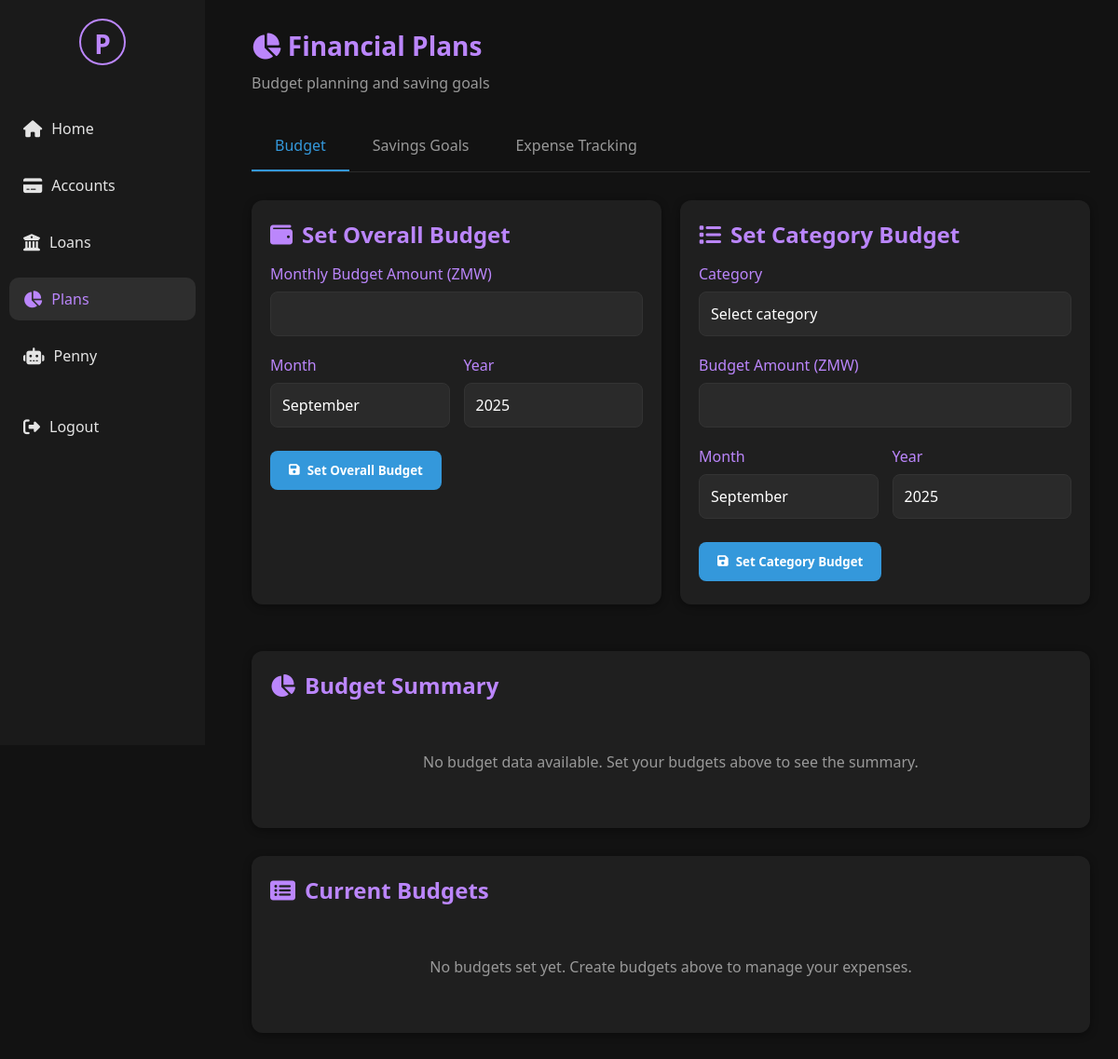
Page /plans (signed in) on the earlier database version.
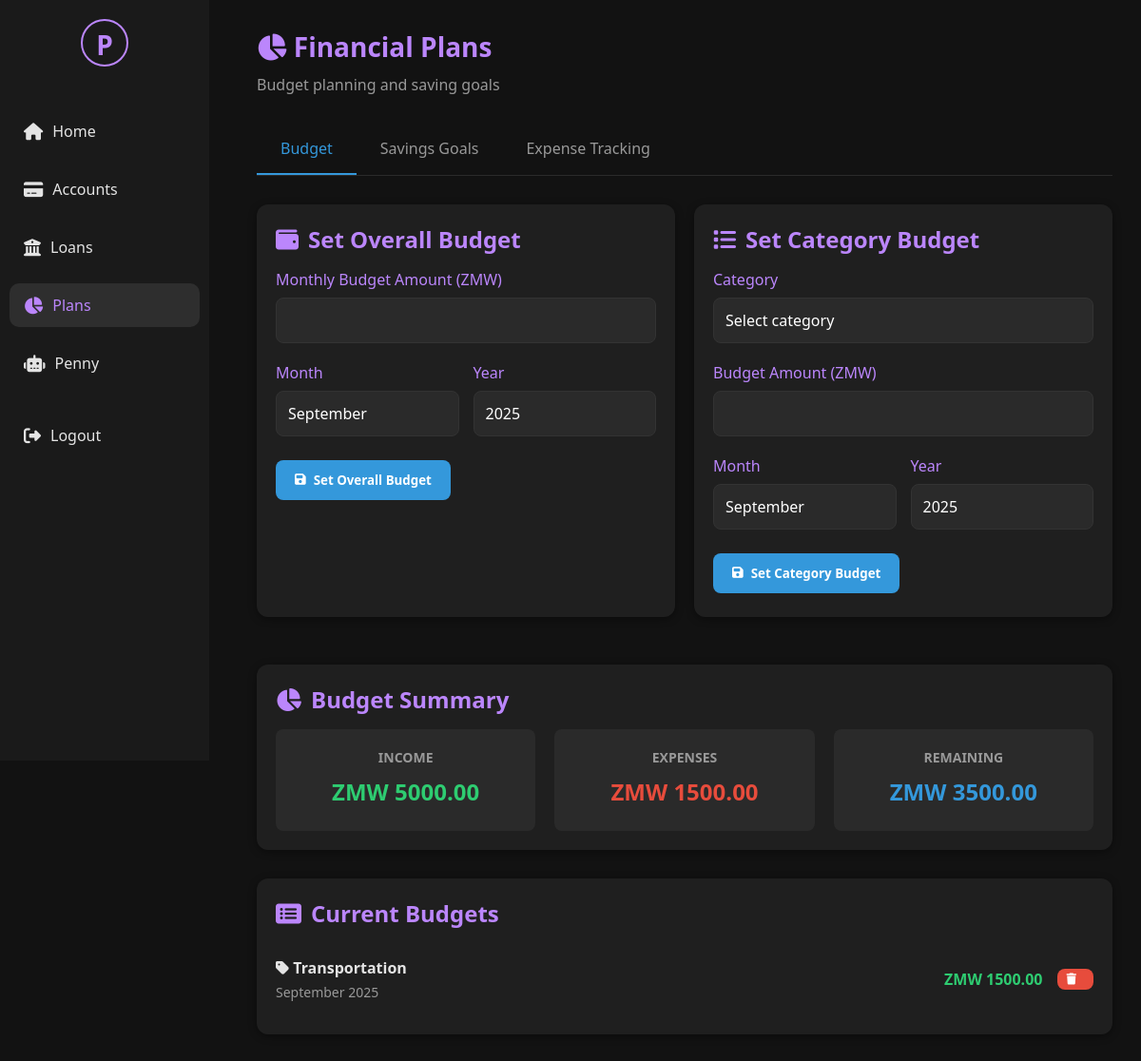
Same page on the later database version.
### tables this page shows
CREATE TABLE overall_budget (
                id INTEGER PRIMARY KEY AUTOINCREMENT,
                user_id TEXT,
                total_amount REAL,
                month TEXT,
                year INTEGER,
                created_at TEXT
            );

CREATE TABLE budget (
                id INTEGER PRIMARY KEY AUTOINCREMENT,
                user_id TEXT,
                category TEXT,
                amount REAL,
                month TEXT,
                year INTEGER,
                created_at TEXT
            );

### GUI/web_app.py (the view)
@app.route('/plans')
@login_required
def plans():
    user_id = session.get('user_id')
    print(f"🔍 Starting plans page for user {user_id}")
    try:
        print("🔍 Getting current date...")
        current_month = datetime.now().strftime("%B")
        current_year = datetime.now().year
        print(f"✅ Current date: {current_month} {current_year}")
        print("🔍 Initializing BudgetPlanner...")
        start_time = time.time()
        budget_planner = BudgetPlanner()
        print(f"✅ BudgetPlanner initialized in {time.time() - start_time:.2f}s")
        print("🔍 Initializing SavingsGoals...")
        start_time = time.time()
        savings = SavingsGoals(user_id)
        print(f"✅ SavingsGoals initialized in {time.time() - start_time:.2f}s")
        print("🔍 Getting budgets...")
        start_time = time.time()
        budgets = budget_planner.get_budgets(user_id, current_month, current_year)
        print(f"✅ Budgets retrieved in {time.time() - start_time:.2f}s: {len(budgets)} items")
        print("🔍 Getting budget summary...")
        start_time = time.time()
        budget_summary = budget_planner.get_budget_summary(user_id, current_month, current_year)
        print(f"✅ Budget summary retrieved in {time.time() - start_time:.2f}s")
        print("🔍 Getting savings goals...")
        start_time = time.time()
        savings_goals = savings.get_goals()
        print(f"✅ Savings goals retrieved in {time.time() - start_time:.2f}s: {len(savings_goals)} goals")
    except Exception as e:
        print(f"❌ Error in plans route: {e}")
        import traceback
        traceback.print_exc()
        budgets = []
        budget_summary = None
        savings_goals = []
        flash('Error loading plans. Please try again.')
    print("🔍 Rendering plans template...")
    return render_template('plans.html',
                         current_user={'username': session.get('full_name', session.get('username', 'User'))},
                         budgets=budgets,
                         budget_summary=budget_summary,
                         savings_goals=savings_goals,
                         current_month=current_month,
                         current_year=current_year)

### GUI/web_app.py (called while the page is built)
@app.teardown_appcontext
def teardown_db(exception):
    close_db_connection()

def login_required(f):
    @wraps(f)
    def decorated_function(*args, **kwargs):
        if 'user_id' not in session:
            flash('Please log in to access this page.')
            return redirect(url_for('login'))
        return f(*args, **kwargs)
    return decorated_function

### database/db.py (called while the page is built)
def get_connection(db_path=None):
    if db_path is None:
        db_path = DB_PATH
    return sqlite3.connect(db_path)

### database/db_helper.py (called while the page is built)
def get_db_connection():
    db_path = os.path.join(os.path.dirname(os.path.dirname(__file__)), 'database', 'penny.db')
    for attempt in range(3):
        try:
            conn = sqlite3.connect(db_path, timeout=20.0)  # 20 second timeout
            conn.row_factory = sqlite3.Row
            conn.execute('PRAGMA journal_mode=WAL')
            return conn
        except sqlite3.OperationalError as e:
            if "database is locked" in str(e) and attempt < 2:
                print(f"Database locked, retrying... (attempt {attempt + 1})")
                time.sleep(0.5 * (attempt + 1))  # Exponential backoff
                continue
            else:
                raise

### GUI/templates/plans.html (shortened to what the changed rows need)
{% extends "base.html" %}
{% block content %}
<div class="welcome-section">
    <h1><i class="fas fa-chart-pie"></i> Financial Plans</h1>
</div>
<div class="tab-content active" id="budget-tab">
    <div class="forms-grid">
        <div class="card">
            <h2><i class="fas fa-wallet"></i> Set Overall Budget</h2>
        </div>
        <div class="card">
            <h2><i class="fas fa-list"></i> Set Category Budget</h2>
        </div>
    </div>
    <div class="card summary-card">
        <h2><i class="fas fa-chart-pie"></i> Budget Summary</h2>
        {% if budget_summary %}
        <div class="summary-grid">
            <div class="summary-item income">
                <h3>Income</h3>
                <div class="amount">ZMW {{ "%.2f"|format(budget_summary.total_budget) if budget_summary.total_budget else "0.00" }}</div>
            </div>
            <div class="summary-item expense">
                <h3>Expenses</h3>
                <div class="amount">ZMW {{ "%.2f"|format(budget_summary.total_spent) if budget_summary.total_spent else "0.00" }}</div>
            </div>
            <div class="summary-item remaining">
                <h3>Remaining</h3>
                <div class="amount">ZMW {{ "%.2f"|format(budget_summary.remaining) if budget_summary.remaining else "0.00" }}</div>
            </div>
        </div>
        {% else %}
        <div class="empty-state">
            <p>No budget data available. Set your budgets above to see the summary.</p>
        </div>
        {% endif %}
    </div>
    <div class="card">
        <h2><i class="fas fa-list-alt"></i> Current Budgets</h2>
        {% if budgets %}
        <div class="budgets-list">
            {% for budget in budgets %}
            <div class="budget-item {% if budget.category == 'Overall' or budget.category == 'overall' %}overall-budget{% endif %}">
                <div class="budget-info">
                    <div class="budget-name">
                        {% if budget.category == 'Overall' or budget.category == 'overall' %}
                        <i class="fas fa-wallet"></i> Overall Budget
                        {% else %}
                        <i class="fas fa-tag"></i> {{ budget.category }}
                        {% endif %}
                    </div>
                    <div class="budget-date">{{ budget.month }} {{ budget.year }}</div>
                </div>
                <div class="budget-actions">
                    <div class="budget-amount">ZMW {{ "%.2f"|format(budget.amount) }}</div>
                    <form method="POST" action="{{ url_for('delete_budget') }}" class="delete-form">
                        <button type="submit" class="btn btn-danger btn-sm" onclick="return confirm('Are you sure you want to delete this budget?')">
                            <i class="fas fa-trash"></i>
                        </button>
                    </form>
                </div>
            </div>
            {% endfor %}
        </div>
        {% else %}
        <div class="empty-state">
            <p>No budgets set yet. Create budgets above to manage your expenses.</p>
        </div>
        {% endif %}
    </div>
</div>
{% endblock %}

Differences in the rows shown:
added overall_budget: total_amount "5000.00"
added budget: category "Transportation", month "September", year "2025", amount "1500.00"
Other differences:
text no longer shown: "No budget data available. Set your budgets above to see the summary. No budgets set yet. Create budgets above to manage your expenses."
text now shown: "INCOME ZMW EXPENSES ZMW 1500.00 REMAINING ZMW 3500.00"
